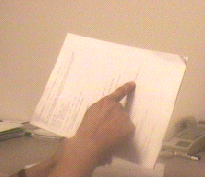
#> input picture mp6/images/input.bmp, 205 x 177 px
$ python -i CannyEdgeDetection.py   (imports and definitions only)   (older library calls are emulated)
#> lines starting #> are read from the running program, lines starting #| are printed output that depends on the picture; after the words box and inside, x2 and y2 are one past the last pixel; in counts of white or black regions, pixels touching at a corner belong together
import cv2
import numpy as np
from scipy.signal import convolve2d

def GaussSmoothing(img, N=5, sigma=1):
    '''
    Applies the Gaussian smoothing to a given image.

    Parameters:
        img (numpy array): The image the operation will be performed on.
        N (int): The kernel size for smoothing.
        sigma (int): The standard deviation for smoothing.

    Returns:
        (numpy array): The smoothed image.
    '''

    # Converting image to grayscale
    img_gray = np.copy(img)
    if len(img_gray.shape) == 3:
        img_gray = cv2.cvtColor(img_gray, cv2.COLOR_BGR2GRAY)

    # Generating mesh grid
    ax = np.linspace(-(N // 2), N // 2, N)
    xx, yy = np.meshgrid(ax, ax)

    # Finding normalized kernel
    kernel = np.exp(-(xx**2 + yy**2) / (2. * sigma**2))
    kernel_norm = kernel / np.sum(kernel)

    # Smoothing image
    img_smoothed = np.clip(convolve2d(img_gray, kernel_norm, mode='same', boundary='symm'), 0, 255).astype(np.uint8)

    return cv2.cvtColor(img_smoothed, cv2.COLOR_GRAY2BGR)


def ImageGradient(img_smoothed, N=5):
    '''
    Finds the image gradient for a given image.

    Parameters:
        img_smoothed (numpy array): An image that has been smoothed using Gaussian smoothing.
        N (int): The kernel size.

    Returns:
        mag (numpy array): An array representing the image gradient magnitude at each pixel.
        theta (numpy array): An array representing the image gradient angle at each pixel.
    '''

    # Converting image to grayscale
    img_gray = np.copy(img_smoothed)
    if len(img_gray.shape) == 3:
        img_gray = cv2.cvtColor(img_gray, cv2.COLOR_BGR2GRAY)

    # Calculating gradient in x and y directions
    gradient_x = cv2.Sobel(img_gray, cv2.CV_64F, 1, 0, ksize=N)
    gradient_y = cv2.Sobel(img_gray, cv2.CV_64F, 0, 1, ksize=N)

    # Calculating outputs
    mag = np.sqrt(gradient_x**2 + gradient_y**2)
    theta = np.arctan2(gradient_y, gradient_x)

    return mag,theta


def FindThreshold(mag, percentageOfNonEdge=.8):
    '''
    Finds thresholds based on magnitude array of an image gradient.

    Parameters:
        mag (numpy array): An array representing the image gradient magnitude at each pixel.
        percentageOfNonEdge (float): Percentage of pixels that are not part of an edge.

    Returns:
        T_high (float): High threshold value for pixel magnitudes.
        T_low (float): Low threshold value for pixel magnitudes.
    '''

    # Generating histogram based on magnitude array
    hist,bins = np.histogram(mag.flatten(), bins=int(np.max(mag)), density=True)

    # Finding cdf based on histogram
    cdf = np.cumsum(hist)

    # Finding threshold values
    ind = np.where(cdf > percentageOfNonEdge)[0][0]
    T_high = bins[ind]
    T_low = 0.5 * T_high

    return T_high,T_low


def NonmaximaSuppress(mag, theta):
    '''
    Suppresses pixel magnitudes that are not maximas.

    Parameters:
        mag (numpy array): An array representing the image gradient magnitude at each pixel.
        theta (numpy array): An array representing the image gradient angle at each pixel.

    Returns:
        mag_suppressed (numpy array): An array representing the image gradient magnitude at each pixel with non-maximas suppressed.
    '''

    # Checking shape of mag array and setting up empty array
    rows,cols = mag.shape
    mag_suppressed = np.zeros((rows, cols))

    # Adding padding to make it easier to check border of array
    mag_padded = np.pad(mag, pad_width=1, mode='edge')
    theta_padded = np.pad(theta, pad_width=1, mode='edge')

    # Quantize angles to 4 main directions
    angle = theta_padded * 180. / np.pi
    angle[angle < 0] += 180

    # Suppressing non-maximas
    for i in range(1, rows + 1):
        for j in range(1, cols + 1):
            q = 0
            r = 0

            # angle 0
            if (0 <= angle[i,j] < 22.5) or (157.5 <= angle[i,j] <= 180):
                q = mag_padded[i, j+1]
                r = mag_padded[i, j-1]
            # angle 45
            elif (22.5 <= angle[i,j] < 67.5):
                q = mag_padded[i+1, j-1]
                r = mag_padded[i-1, j+1]
            # angle 90
            elif (67.5 <= angle[i,j] < 112.5):
                q = mag_padded[i+1, j]
                r = mag_padded[i-1, j]
            # angle 135
            elif (112.5 <= angle[i,j] < 157.5):
                q = mag_padded[i-1, j-1]
                r = mag_padded[i+1, j+1]

            # Keep pixel if it's a local maximum
            if (mag_padded[i,j] >= q) and (mag_padded[i,j] >= r):
                mag_suppressed[i - 1, j - 1] = mag_padded[i,j]
            else:
                mag_suppressed[i - 1, j - 1] = 0

    return mag_suppressed


def EdgeLinking(mag_low, mag_high):
    '''
    Links edges that have been detected on an image.

    Parameters:
        mag_low (numpy array): An array representing an image with the edges greater than a low threshold.
        mag_high (numpy array): An array representing an image with the edges greater than a high threshold.

    Returns:
        edges (numpy array): An array representing an image with edges detected.
    '''

    rows, cols = mag_high.shape
    edges = np.zeros((rows, cols), dtype=np.uint8)
    visited = np.zeros((rows, cols), dtype=bool)

    # Iterate over each strong edge pixel
    for i in range(rows):
        for j in range(cols):
            if mag_high[i, j] and not visited[i, j]:
                # Use a stack instead of recursion
                stack = [(i, j)]

                while stack:
                    ci, cj = stack.pop()

                    if visited[ci, cj]:
                        continue

                    visited[ci, cj] = True
                    edges[ci, cj] = 255

                    # Check 8-connected neighbors
                    for di in [-1, 0, 1]:
                        for dj in [-1, 0, 1]:
                            ni, nj = ci + di, cj + dj
                            if (0 <= ni < rows and 0 <= nj < cols and
                                not visited[ni, nj] and mag_low[ni, nj]):
                                stack.append((ni, nj))

    return edges


def CannyEdgeDetection(img, N=5, sigma=1, percentageOfNonEdge=.8):
    '''
    Performs Canny edge detection on an image.

    Parameters:
        img (numpy array): The input image.
        N (int): The kernel size for smoothing.
        sigma (int): The standard deviation for smoothing.
        percentageOfNonEdge (float): Percentage of pixels that are not part of an edge.

    Returns:
        (numpy array): The input image with edges detected.
    '''

    # Smoothing
    img_smoothed = GaussSmoothing(img, N=N, sigma=sigma)

    # Finding gradient
    mag,theta = ImageGradient(img_smoothed, N=N)

    # Determining threshold values
    T_high,T_low = FindThreshold(mag, percentageOfNonEdge=percentageOfNonEdge)

    # Suppressing non-maximas
    mag_suppressed = NonmaximaSuppress(mag, theta)

    # Fiding edges that are greater than both threshold values
    mag_high = (mag_suppressed >= T_high).astype(np.uint8)
    mag_low = (mag_suppressed >= T_low).astype(np.uint8)

    # Linking edges
    edges = EdgeLinking(mag_low, mag_high)

    return cv2.cvtColor(edges, cv2.COLOR_GRAY2BGR)

>>> import cv2
>>> picture = cv2.imread('images/input.bmp')
#> picture is the input picture: shape (177, 205, 3); mean B, G, R 144.6, 171.8, 206.6
>>> result = CannyEdgeDetection(picture)
#> in GaussSmoothing, `img_gray = cv2.cvtColor(img_gray, cv2.COLOR_BGR2GRAY)`:
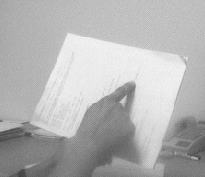
#> img_gray: shape (177, 205); min 63, max 245, mean 179
#> in ImageGradient, `gradient_x = cv2.Sobel(img_gray, cv2.CV_64F, 1, 0, ksize=N)`:
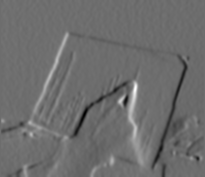
#> gradient_x: shape (177, 205) float64; min -2561, max 3391, mean 1.5; drawn with min black and max white
#> in ImageGradient, `gradient_y = cv2.Sobel(img_gray, cv2.CV_64F, 0, 1, ksize=N)`:
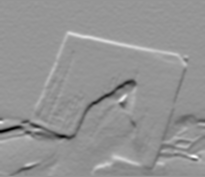
#> gradient_y: shape (177, 205) float64; min -3364, max 2358, mean -47.8; drawn with min black and max white
#> in ImageGradient, `theta = np.arctan2(gradient_y, gradient_x)`:
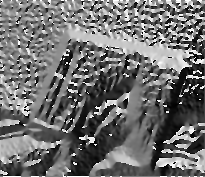
#> theta: shape (177, 205) float64; min -3.14, max 3.14, mean -0.371; drawn with min black and max white
#> in FindThreshold, `hist,bins = np.histogram(mag.flatten(), bins=int(np.max(mag)), density..`: hist = 3418 values, max 0.00876 at index 41, min 0 at index 784, mean 0.000293; bins = 3419 values from 0 to 3418.6
#> in FindThreshold, `cdf = np.cumsum(hist)`: cdf = 3418 values from 0.000634 to 1
#> in FindThreshold, `ind = np.where(cdf > percentageOfNonEdge)[0][0]`: ind = 336
#> in FindThreshold, `T_high = bins[ind]`: T_high = 336.1
#> in FindThreshold, `T_low = 0.5 * T_high`: T_low = 168
#> in CannyEdgeDetection, `T_high,T_low = FindThreshold(mag, percentageOfNonEdge=percentageOfNonE..`: T_high = 336.1; T_low = 168
#> in NonmaximaSuppress, `angle[angle < 0] += 180`:
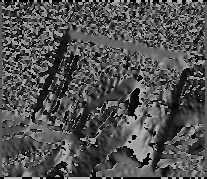
#> angle: shape (179, 207) float64; min 0, max 180, mean 82.3
#> in CannyEdgeDetection, `mag_high = (mag_suppressed >= T_high).astype(np.uint8)`:
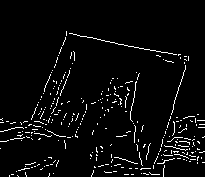
#> mag_high: shape (177, 205); values 0 (black) and 1 (white), 4.1% white in thin lines or dots, all inside (x1, y1, x2, y2) = (0, 31, 205, 177)
#> in CannyEdgeDetection, `mag_low = (mag_suppressed >= T_low).astype(np.uint8)`: mag_low: shape (177, 205); values 0 (black) and 1 (white), 6.6% white in thin lines or dots
#> after the loop in EdgeLinking, `for i in range(rows):`:
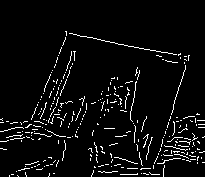
#> edges: shape (177, 205); 5% white in thin lines or dots, all inside (x1, y1, x2, y2) = (0, 31, 205, 177)
